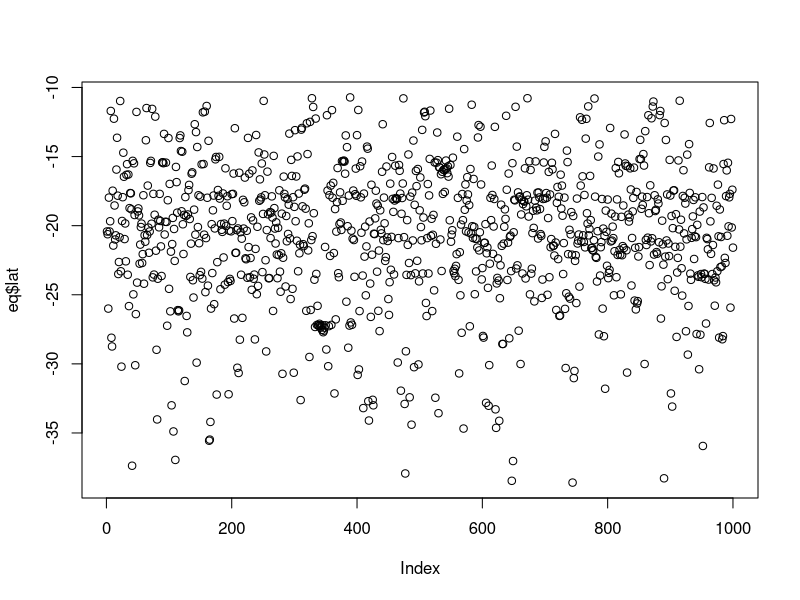
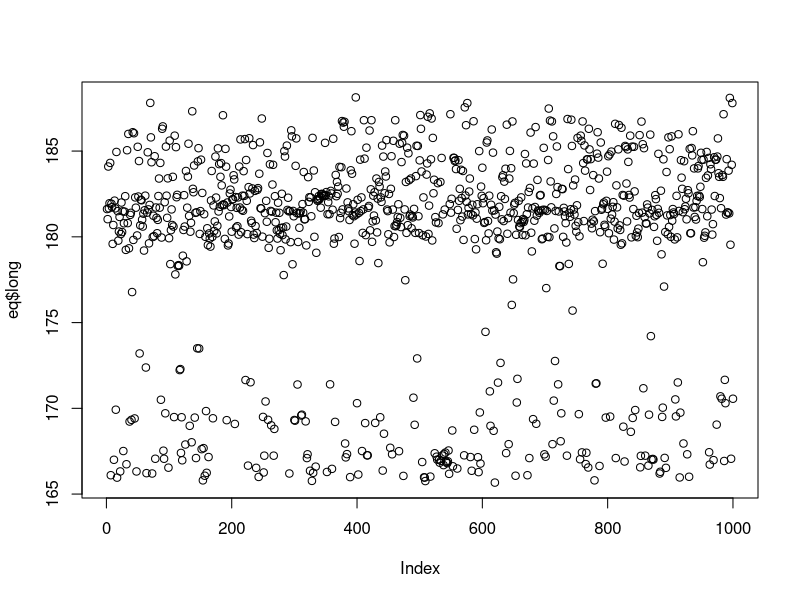
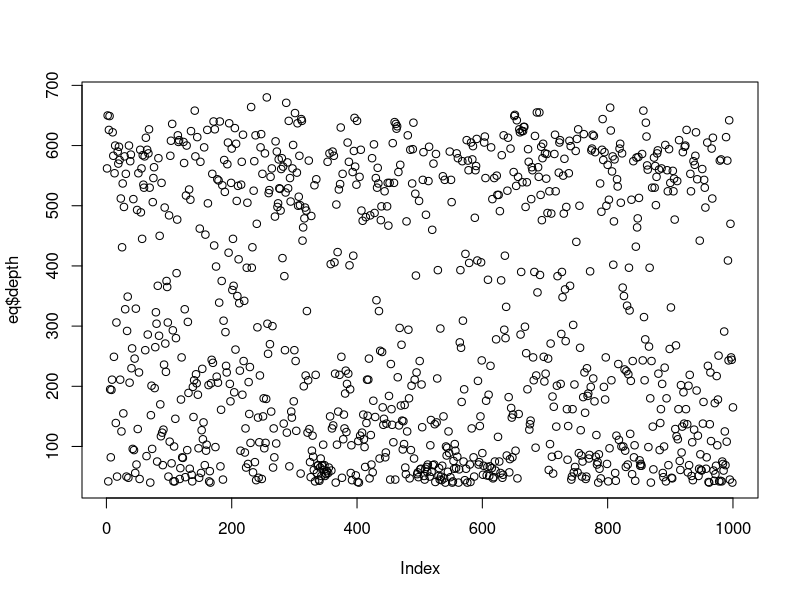

These charts were generated, in order, by the following R code:
eq<-datasets::quakes
eq

#head(eq,100)
#tail(eq,10)

summary(eq)

#knowing latitude(lat) feature
eq$lat#1000 data items there
summary(eq$lat)
plot(eq$lat,type="p")

#knowing longitute(long) feature
eq$long#1000 data items there
summary(eq$long)
plot(eq$long,type="p")

#knowing depth feature
eq$depth#1000 data items there
summary(eq$depth)
plot(eq$depth,type="p")


